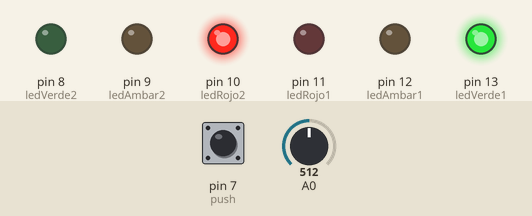
The sketch below on a simulated Arduino Uno, built with avr-gcc and run on an emulated ATmega328P. Shown: output pins drawn as LEDs (lit = HIGH). The test bench sets the inputs (shaded band); at power-on: A0 = 512, pin 7 (push) LOW.

Above: at 9.3 s.
9.4 s: A0 set to 900
At 16.3 s:
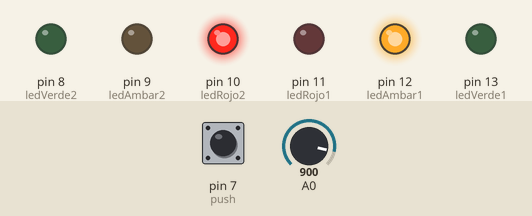
18.5 s: A0 set to 306
At 29.0 s:
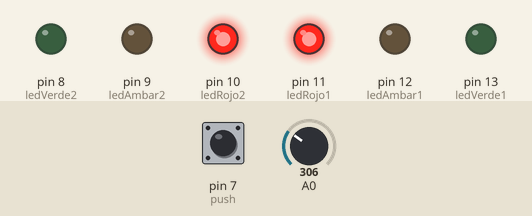
29.1 s: pin 7 (push) pulled HIGH for 3 s
At 29.7 s:
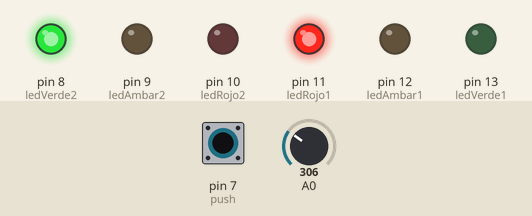
Timing chart, 0 to 40.9 s (numbered marks = the images above; inputs shaded):
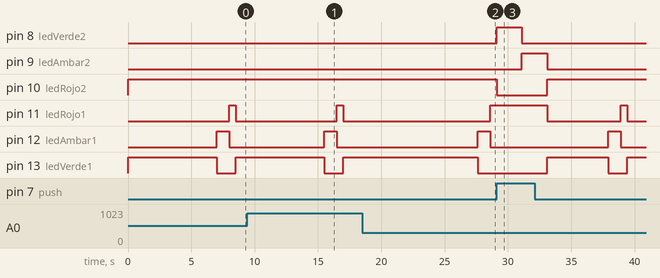

The sketch:

semaforo.ino
```cpp
#define ledVerde1 13
#define ledAmbar1 12
#define ledRojo1 11
#define ledVerde2 8
#define ledAmbar2 9
#define ledRojo2 10
#define push 7


//Variables
int tiempo = 2500;
int espera = 500;
boolean encendidoSemaforo1 = true;

void setup() {
  Serial.begin(9600);
  pinMode(ledVerde1,OUTPUT);
  pinMode(ledAmbar1,OUTPUT);
  pinMode(ledRojo1,OUTPUT);
  pinMode(ledVerde2,OUTPUT);
  pinMode(ledAmbar2,OUTPUT);
  pinMode(ledRojo2,OUTPUT);
  pinMode(push,INPUT);

  //Encender led verde en semaforo1, y led rojo en el del peaton
  //digitalWrite(ledVerde1,HIGH);
  //digitalWrite(ledRojo2,HIGH);

}

void loop() {
   int valor = analogRead(A0);
    tiempo = map(valor,0, 1023, 10, 60)*200;

  //Guardar el estado del boton
  int estado = digitalRead(push);
  if(estado == HIGH){
    digitalWrite(ledRojo1,HIGH);
    digitalWrite(ledRojo2,LOW);
    digitalWrite(ledVerde2,HIGH);
    delay(2000);
    digitalWrite(ledVerde2,LOW);
    digitalWrite(ledAmbar2,HIGH);
    delay(2000);
    digitalWrite(ledAmbar2,LOW);
    digitalWrite(ledRojo2,HIGH);
    digitalWrite(ledRojo1,LOW);
   // digitalWrite(ledVerde1,HIGH);


  }else{

   //encender el semaforo 1
    digitalWrite(ledRojo2,HIGH);
    digitalWrite(ledVerde1,HIGH);
    delay(tiempo);
    digitalWrite(ledVerde1,LOW);
    digitalWrite(ledAmbar1,HIGH);
    delay(1000);
    digitalWrite(ledAmbar1,LOW);
    digitalWrite(ledRojo1,HIGH);
    delay(500);
    digitalWrite(ledRojo1,LOW);

    //encender semaforo 2 aunque no se oprima el boton
//    int estado2 = digitalRead(push);
//    if(estado2 == LOW){
//      //encender el semaforo 2
//    digitalWrite(ledRojo1,HIGH);
//    digitalWrite(ledRojo2,LOW);
//    digitalWrite(ledVerde2,HIGH);
//    delay(2000);
//    digitalWrite(ledVerde2,LOW);
//    digitalWrite(ledAmbar2,HIGH);
//    delay(1000);
//    digitalWrite(ledAmbar2,LOW);
//    digitalWrite(ledRojo2,HIGH);
//    digitalWrite(ledRojo1,LOW);
//    digitalWrite(ledVerde1,HIGH);
//    }
  }
  }


  //}
```

Measured:
- after the input at 29.1 s, pin 8 (ledVerde2): LOW → HIGH at once, → LOW 2.0 s later; pin 9 (ledAmbar2): LOW → HIGH after 2.0 s, → LOW 2.0 s later; pin 10 (ledRojo2): HIGH → LOW at once, → HIGH 4.0 s later
